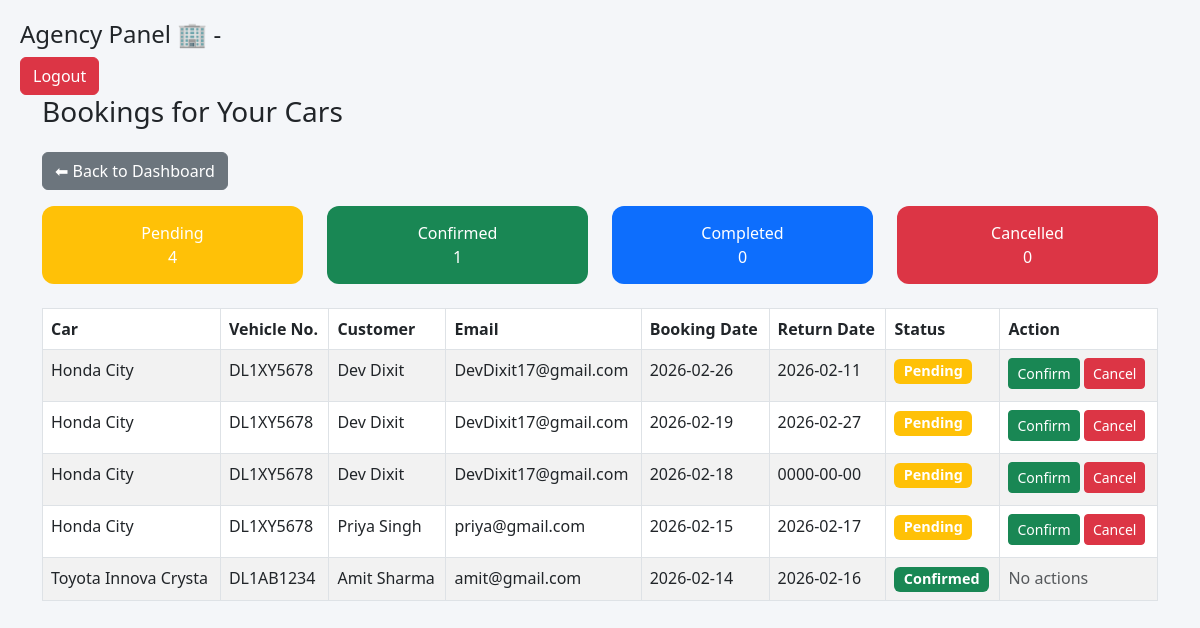
The page /agency/booked_cars.php (signed in) on the database its author committed.
### tables this page shows
CREATE TABLE `bookings` (
  `id` int(11) NOT NULL,
  `car_id` int(11) NOT NULL,
  `user_id` int(11) NOT NULL,
  `customer_name` varchar(255) DEFAULT NULL,
  `customer_phone` varchar(20) DEFAULT NULL,
  `booking_date` date NOT NULL,
  `return_date` date DEFAULT NULL,
  `total_amount` double DEFAULT NULL,
  `amount_due` decimal(10,2) DEFAULT NULL,
  `status` enum('pending','confirmed','completed','cancelled') DEFAULT 'pending',
  `created_at` timestamp NOT NULL DEFAULT current_timestamp()
);

CREATE TABLE `cars` (
  `id` int(11) NOT NULL,
  `agency_id` int(11) NOT NULL,
  `vehicle_model` varchar(100) NOT NULL,
  `vehicle_number` varchar(50) NOT NULL,
  `seating_capacity` int(11) NOT NULL,
  `rent_per_day` decimal(10,2) NOT NULL,
  `status` enum('available','sold') DEFAULT 'available',
  `created_at` timestamp NOT NULL DEFAULT current_timestamp()
);

CREATE TABLE `users` (
  `id` int(11) NOT NULL,
  `name` varchar(100) NOT NULL,
  `email` varchar(100) NOT NULL,
  `phone` varchar(20) DEFAULT NULL,
  `password` varchar(255) NOT NULL,
  `role` enum('customer','agency') NOT NULL DEFAULT 'customer',
  `created_at` timestamp NOT NULL DEFAULT current_timestamp()
);

### agency/booked_cars.php (the view, shortened to what this page needs)
<?php
require '../config/db.php';
$agency_id = $_SESSION['user_id'];
$sql = "
SELECT b.id AS booking_id, b.car_id, b.user_id, b.booking_date, b.return_date, b.status,
       c.vehicle_model, c.vehicle_number, c.rent_per_day,
       u.name AS customer_name, u.email AS customer_email
FROM bookings b
JOIN cars c ON b.car_id = c.id
JOIN users u ON b.user_id = u.id
WHERE c.agency_id = ?
ORDER BY b.id DESC
";
$stmt = $conn->prepare($sql);
$stmt->bind_param("i", $agency_id);
$stmt->execute();
$result = $stmt->get_result();
$summary_sql = "
SELECT b.status, COUNT(*) AS count
FROM bookings b
JOIN cars c ON b.car_id = c.id
WHERE c.agency_id = ?
GROUP BY b.status
";
$stmt_sum = $conn->prepare($summary_sql);
$stmt_sum->bind_param("i", $agency_id);
$stmt_sum->execute();
$sum_result = $stmt_sum->get_result();
$summary = ['pending'=>0,'confirmed'=>0,'completed'=>0,'cancelled'=>0];
while($row = $sum_result->fetch_assoc()){
    $summary[$row['status']] = $row['count'];
}
?>
<!DOCTYPE html>
<html>
<head>
    <link href="https://cdn.jsdelivr.net/npm/bootstrap@5.3.0/dist/css/bootstrap.min.css" rel="stylesheet">
</head>
<body>
<div class="top-bar">
    <h4>Agency Panel 🏢 - <?= htmlspecialchars($agency_name) ?></h4>
    <a href="../auth/logout.php" class="btn btn-danger">Logout</a>
</div>
<div class="container">
    <h3 class="mb-4">Bookings for Your Cars</h3>
    <a href="dashboard.php" class="btn btn-secondary mb-3">⬅ Back to Dashboard</a>
    <div class="row mb-4">
        <div class="col-md-3"><div class="summary-box bg-warning">Pending <br><?= $summary['pending'] ?></div></div>
        <div class="col-md-3"><div class="summary-box bg-success">Confirmed <br><?= $summary['confirmed'] ?></div></div>
        <div class="col-md-3"><div class="summary-box bg-primary">Completed <br><?= $summary['completed'] ?></div></div>
        <div class="col-md-3"><div class="summary-box bg-danger">Cancelled <br><?= $summary['cancelled'] ?></div></div>
    </div>
    <?php if($result->num_rows == 0): ?>
        <div class="alert alert-info">No bookings yet.</div>
    <?php else: ?>
        <table class="table table-bordered table-striped">
            <thead>
                <tr>
                    <th>Car</th>
                    <th>Vehicle No.</th>
                    <th>Customer</th>
                    <th>Email</th>
                    <th>Booking Date</th>
                    <th>Return Date</th>
                    <th>Status</th>
                    <th>Action</th>
                </tr>
            </thead>
            <tbody>
                <?php while($row = $result->fetch_assoc()): ?>
                <tr>
                    <td><?= htmlspecialchars($row['vehicle_model']) ?></td>
                    <td><?= htmlspecialchars($row['vehicle_number']) ?></td>
                    <td><?= htmlspecialchars($row['customer_name']) ?></td>
                    <td><?= htmlspecialchars($row['customer_email']) ?></td>
                    <td><?= htmlspecialchars($row['booking_date']) ?></td>
                    <td><?= htmlspecialchars($row['return_date']) ?></td>
                    <td>
                        <?php
                            switch($row['status']){
                                case 'pending': echo '<span class="badge bg-warning">Pending</span>'; break;
                                case 'confirmed': echo '<span class="badge bg-success">Confirmed</span>'; break;
                            }
                        ?>
                    </td>
                    <td>
                        <?php if($row['status']=='pending'): ?>
                            <a href="?action=confirmed&booking_id=<?= $row['booking_id'] ?>" class="btn btn-success btn-sm mb-1">Confirm</a>
                            <a href="?action=cancelled&booking_id=<?= $row['booking_id'] ?>" class="btn btn-danger btn-sm mb-1">Cancel</a>
                        <?php else: ?>
                            <span class="text-muted">No actions</span>
                        <?php endif; ?>
                    </td>
                </tr>
                <?php endwhile; ?>
            </tbody>
        </table>
    <?php endif; ?>
</div>
</body>
</html>

### agency/booked_cars.php (style rules this page uses)
body { background: #f4f6f9; font-family: 'Segoe UI', sans-serif; padding: 20px; }
.badge { font-size: 0.9em; }
.summary-box { border-radius:12px; padding:15px; color:white; text-align:center; }

### rows shown on the page
bookings: car.vehicle_model "Honda City", car.vehicle_number "DL1XY5678", user.name "Dev Dixit", user.email "DevDixit17@gmail.com", booking_date "2026-02-26", return_date "2026-02-11", status "Pending"
bookings: car.vehicle_model "Honda City", car.vehicle_number "DL1XY5678", user.name "Dev Dixit", user.email "DevDixit17@gmail.com", booking_date "2026-02-19", return_date "2026-02-27", status "Pending"
bookings: car.vehicle_model "Honda City", car.vehicle_number "DL1XY5678", user.name "Dev Dixit", user.email "DevDixit17@gmail.com", booking_date "2026-02-18", return_date "0000-00-00", status "Pending"
bookings: car.vehicle_model "Honda City", car.vehicle_number "DL1XY5678", user.name "Priya Singh", user.email "priya@gmail.com", booking_date "2026-02-15", return_date "2026-02-17", status "Pending"
bookings: car.vehicle_model "Toyota Innova Crysta", car.vehicle_number "DL1AB1234", user.name "Amit Sharma", user.email "amit@gmail.com", booking_date "2026-02-14", return_date "2026-02-16", status "Confirmed"

### other values the page prints
$summary['pending'] "4"
$summary['confirmed'] "1"
$summary['completed'] "0"
$summary['cancelled'] "0"
